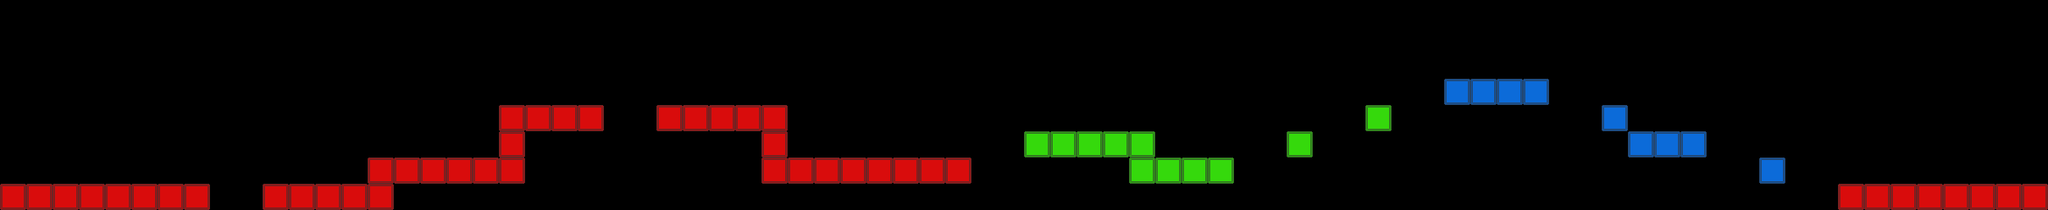

A level layout from a 2D game, rendered from its tile map. Below: a short description, then the map file with tile-grid data replaced by summaries:
An orthogonal 78x8 tile map with 32x32 px tiles, 3 tile layers (red, green, blue) and 18 objects.

<map version="1.5" tiledversion="1.7.2" orientation="orthogonal" renderorder="right-down" width="78" height="8" tilewidth="32" tileheight="32" infinite="0" nextlayerid="5" nextobjectid="19">
 <tileset firstgid="1" name="blocks" tilewidth="32" tileheight="32" tilecount="3" columns="3">
  <image source="blocks.png" width="96" height="32" />
 </tileset>
 <layer id="1" name="red" width="78" height="8">
  <data>[624 cells, 46 non-empty, 1 distinct tile ids]</data>
 </layer>
 <layer id="2" name="green" width="78" height="8">
  <data>[624 cells, 11 non-empty, 1 distinct tile ids]</data>
 </layer>
 <layer id="3" name="blue" width="78" height="8">
  <data>[624 cells, 9 non-empty, 1 distinct tile ids]</data>
 </layer>
 <objectgroup id="4" name="crystals">
  <object id="1" x="272" y="145">
   <ellipse />
  </object>
  <object id="2" x="304" y="145">
   <ellipse />
  </object>
  <object id="3" x="529" y="177">
   <ellipse />
  </object>
  <object id="4" x="753" y="49">
   <ellipse />
  </object>
  <object id="5" x="786" y="49">
   <ellipse />
  </object>
  <object id="6" x="1041" y="177">
   <ellipse />
  </object>
  <object id="7" x="1074" y="177">
   <ellipse />
  </object>
  <object id="8" x="1105" y="176">
   <ellipse />
  </object>
  <object id="9" x="1138" y="177">
   <ellipse />
  </object>
  <object id="10" x="1585" y="144">
   <ellipse />
  </object>
  <object id="11" x="1680" y="111">
   <ellipse />
  </object>
  <object id="12" x="1824" y="16">
   <ellipse />
  </object>
  <object id="13" x="1968" y="113">
   <ellipse />
  </object>
  <object id="14" x="2066" y="145">
   <ellipse />
  </object>
  <object id="15" x="2162" y="177">
   <ellipse />
  </object>
  <object id="16" x="2322" y="209">
   <ellipse />
  </object>
  <object id="17" x="2354" y="209">
   <ellipse />
  </object>
  <object id="18" x="2416" y="146">
   <ellipse />
  </object>
 </objectgroup>
</map>